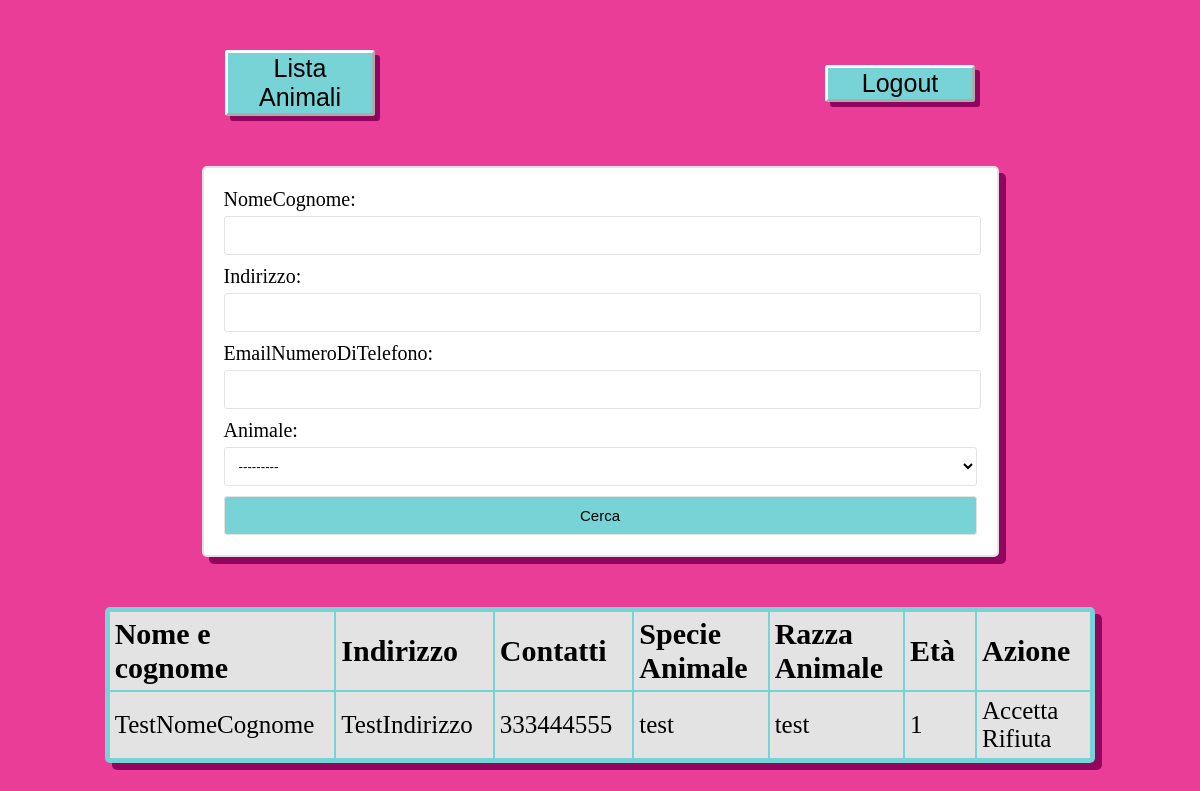
The page /home_amministratore/ (signed in) on the database as committed earlier.
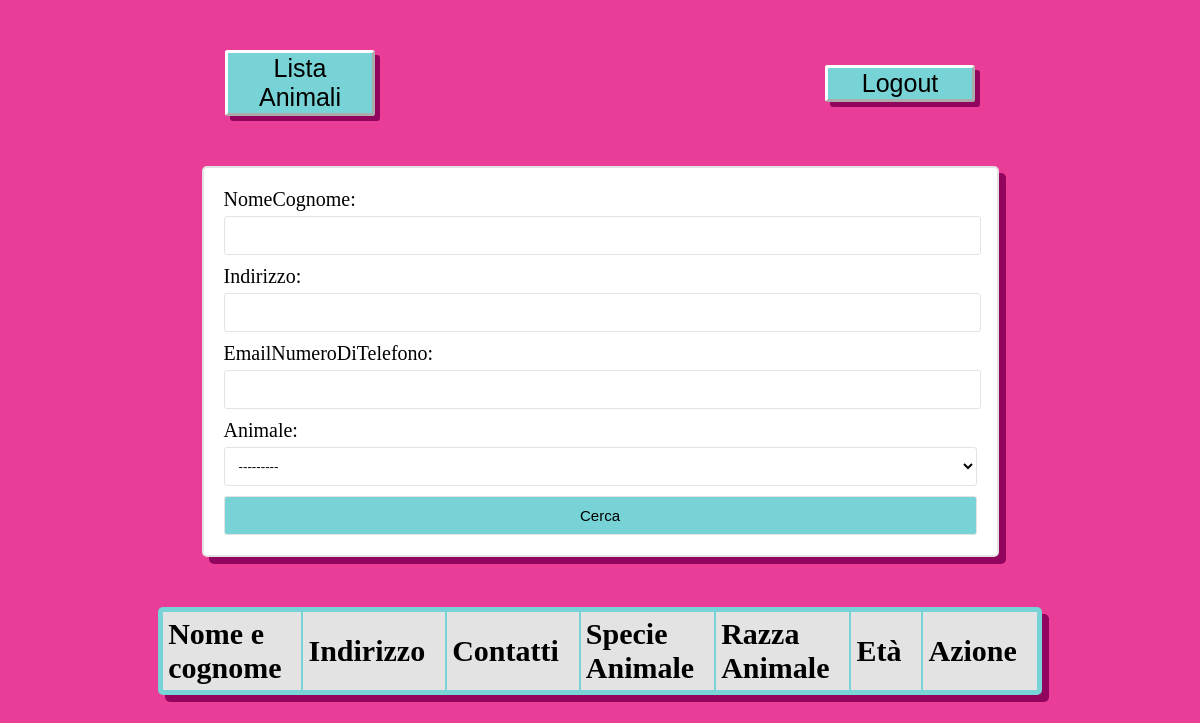
The same page on the database as committed later.
### adozione/models.py (models this page shows, shortened)
class RichiestaAdozione(models.Model):
    ID_richiestaAdozione = models.AutoField(primary_key=True)
    utente = models.ForeignKey(User, on_delete=models.PROTECT, null=True, default=0)
    animale = models.ForeignKey(Animale, on_delete=models.CASCADE, null=True, default=1)
    nomeCognome = models.CharField(max_length=320)
    indirizzo = models.CharField(max_length= 400)
    emailNumeroDiTelefono = models.CharField(max_length= 500)
    richiesta = models.CharField(max_length= 400, null=False, default="in attesa")

class Animale(models.Model):
    ID_animale = models.AutoField(primary_key=True)
    specie = models.CharField(max_length=100)
    razza = models.CharField(max_length=50)
    età = models.IntegerField(default=0)
    descrizione = models.CharField(max_length=400)
    def __str__(self):
        return str(self.ID_animale)

### adozione/views.py (the view)
# urls.py: path("home_amministratore/", views.home_amministratore, name="home_amministratore"),
@user_passes_test(lambda u: u.is_superuser, login_url='home')
def home_amministratore(request):
    richieste = RichiestaAdozione.objects.all()
    myFilter = RichesteFilter(request.GET, queryset=richieste)
    richieste = myFilter.qs
    context = {'richieste':richieste, 'myFilter': myFilter}
    return render(request,'home_amministratore.html',context)

### adozione/templates/home_amministratore.html (shortened to what this page needs)
{% load static %}
<!DOCTYPE html>
<html>
    <head>
        <link rel="stylesheet" type="text/css" href="{% static 'styles.css' %}">
    </head>
    <body>
        <div class="navbar">
            <a class="button_link" href="{% url 'lista_animaliAmministratore' %}">
                <button class="pulsante" >Lista Animali</button>
            </a>
            <a class="button_link" href="{% url 'logout' %}">
                <button class="pulsante" >Logout</button>
            </a>
        </div>
        <form id= "form_ricerca" method="get">
            {{myFilter.form}}
            <button class="btn btn-primary" type="submit"> Cerca </button>
        </form>
        <table>
            <thead>
                <th>Nome e cognome</th>
                <th>Indirizzo</th>
                <th>Contatti</th>
                <th>Specie Animale</th>
                <th>Razza Animale</th>
                <th>Età</th>
                <th>Azione</th>
            </thead>
            <tbody>
                {% for richiesta in richieste %}
                <tr id={{richiesta.ID_richiestaAdozione}}>
                    <td>{{ richiesta.nomeCognome }}</td>
                    <td>{{ richiesta.indirizzo }}</td>
                    <td>{{ richiesta.emailNumeroDiTelefono}}</td>
                    <td> {{richiesta.animale.specie}}</td>
                    <td> {{richiesta.animale.razza}}</td>
                    <td> {{richiesta.animale.età}}</td>
                    <td>
                        <a href="{% url 'accetta_rifiuta_view' richiesta.ID_richiestaAdozione 'true' %}" class="pulsante pulsante_tabella">Accetta</a>
                        <a href="{% url 'accetta_rifiuta_view' richiesta.ID_richiestaAdozione 'false' %}" class="pulsante pulsante_tabella">Rifiuta</a>
                    </td>
                </tr>
                {% endfor %}
            </tbody>
        </table>
    </body>
</html>

Rows that differ between the two databases and show on the page:
removed RichiestaAdozione: nomeCognome "TestNomeCognome", indirizzo "TestIndirizzo", emailNumeroDiTelefono "333444555", animale.specie "test", animale.razza "test", animale.età "1"
